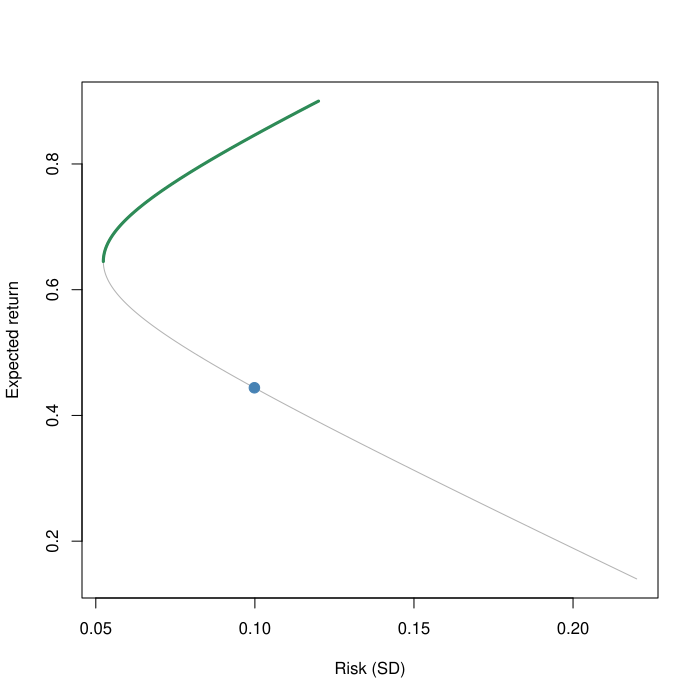

Write R code to recreate this figure.
pdf('tests/r-output/case-1.pdf')
# 实验08：两资产均值—方差组合
mu <- c(A = 0.9, B = 0.14)
s <- c(A = 0.12, B = 0.22)
rho <- -0.77
w1 <- 0.4
w2 <- 1 - w1
rp <- w1*mu[1] + w2*mu[2]
vp <- w1^2*s[1]^2 +
      w2^2*s[2]^2 +
      2*w1*w2*s[1]*s[2]*rho
sp <- sqrt(vp)
d <- (s[1]-s[2])^2 +
     2*s[1]*s[2]*(1-rho)
mv <- if (d == 0) {
  as.numeric(mu[1] >= mu[2])
} else {
  max(0, min(1,
    (s[2]*(s[2]-s[1]) +
     s[1]*s[2]*(1-rho))/d))
}
w <- sort(unique(c(
  seq(0, 1, 0.0025), mv)))
ret <- w*mu[1] + (1-w)*mu[2]
vol <- sqrt(
  (w*s[1]-(1-w)*s[2])^2 +
  2*w*(1-w)*s[1]*s[2]*(1+rho))
eff <- w >= mv - 1e-10
plot(vol, ret, type="l",
  col="grey70", xlab="Risk (SD)",
  ylab="Expected return")
lines(vol[eff], ret[eff],
  col="seagreen", lwd=3)
points(vol[eff], ret[eff],
  col="seagreen", pch=16, cex=.3)
points(sp, rp, pch=19,
  col="steelblue", cex=1.4)
print(c(return=rp,
  variance=vp, sd=sp))
cat(sprintf('RESULT %.17g %.17g %.17g\n',rp,vp,sp))
cat('EFFICIENT',sum(eff),'\n')
cat(sprintf('MV %.17g\n',mv))
dev.off()
